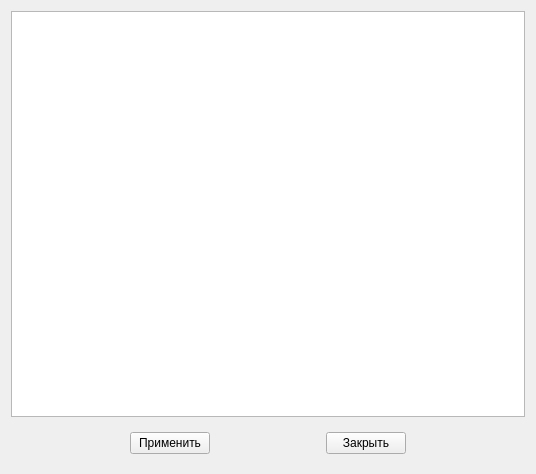
<?xml version="1.0" encoding="UTF-8"?>
<ui version="4.0">
 <class>ischodn_dannie</class>
 <widget class="QWidget" name="ischodn_dannie">
  <property name="geometry">
   <rect>
    <x>0</x>
    <y>0</y>
    <width>536</width>
    <height>474</height>
   </rect>
  </property>
  <property name="windowTitle">
   <string>Ввод данных</string>
  </property>
  <property name="windowIcon">
   <iconset resource="Images.qrc">
    <normaloff>:/icons/data/img/icons/IM_16x16.png</normaloff>:/icons/data/img/icons/IM_16x16.png</iconset>
  </property>
  <layout class="QVBoxLayout" name="verticalLayout">
   <item>
    <widget class="QTableWidget" name="tableWidget">
     <property name="alternatingRowColors">
      <bool>true</bool>
     </property>
    </widget>
   </item>
   <item>
    <widget class="QWidget" name="widget" native="true">
     <layout class="QHBoxLayout" name="horizontalLayout">
      <item>
       <widget class="QPushButton" name="pushButton">
        <property name="sizePolicy">
         <sizepolicy hsizetype="Fixed" vsizetype="Fixed">
          <horstretch>0</horstretch>
          <verstretch>0</verstretch>
         </sizepolicy>
        </property>
        <property name="text">
         <string>Применить</string>
        </property>
       </widget>
      </item>
      <item>
       <widget class="QPushButton" name="pushButton_2">
        <property name="sizePolicy">
         <sizepolicy hsizetype="Fixed" vsizetype="Fixed">
          <horstretch>0</horstretch>
          <verstretch>0</verstretch>
         </sizepolicy>
        </property>
        <property name="text">
         <string>Закрыть</string>
        </property>
       </widget>
      </item>
     </layout>
    </widget>
   </item>
  </layout>
 </widget>
 <resources>
  <include location="Images.qrc"/>
 </resources>
 <connections/>
</ui>
